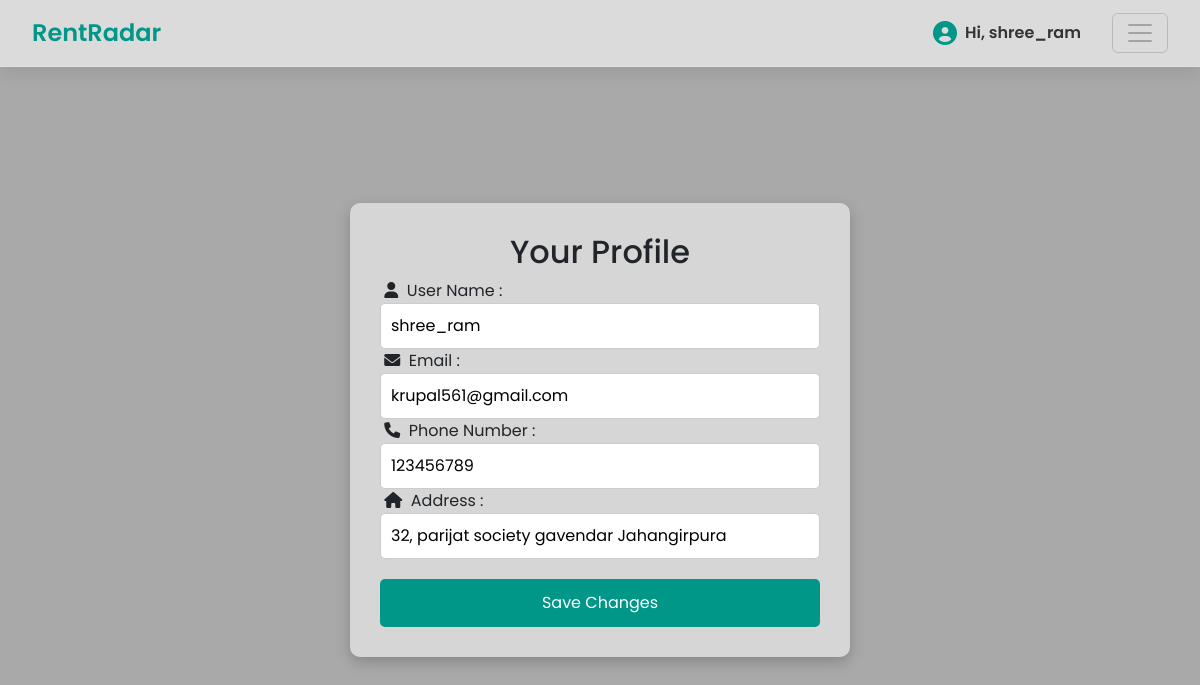
The app's page /owner_profile.php (signed in) with its own data.
### tables this page shows
CREATE TABLE `tbl_owners` (
  `owner_id` int(11) NOT NULL,
  `owner_name` varchar(30) NOT NULL,
  `email` varchar(50) NOT NULL,
  `phone` int(10) NOT NULL,
  `addresh` varchar(50) NOT NULL,
  `password` varchar(50) NOT NULL,
  `uploads` varchar(100) NOT NULL,
  `status` int(2) NOT NULL,
  `verification` int(5) NOT NULL
);

### owner_profile.php (the view, shortened to what this page needs)
<?php
include("connect.php");
if (isset($_SESSION['owner_id'])) {
    $own_id = $_SESSION['owner_id'];
    $sel = "SELECT * FROM tbl_owners WHERE owner_id=$own_id";
    $res = mysqli_query($connect, $sel);
    $data = mysqli_fetch_assoc($res);
}
?>
<!DOCTYPE html>
<html lang="en">
<head>
</head>
<body style="background-color: darkgray;">
    <?php include("owner_nav.php"); ?>
    <div class="form-container">
        <h2>Your Profile</h2>
        <form action="" method="POST" id="productForm" enctype="multipart/form-data">
            <div class="input-container">
                &nbsp<i class="fas fa-user"> </i> &nbspUser Name :
                <input type="text" id="username" name="username" placeholder="UserName" value="<?php echo $data['owner_name'] ?>" required>
            </div>
            <div class="input-container">
                &nbsp<i class="fas fa-envelope"></i> &nbspEmail :
                <input type="email" id="email" name="email" placeholder="Email" value="<?php echo $data['email'] ?>" required>
            </div>
            <div class="input-container">
                &nbsp<i class="fas fa-phone"></i> &nbspPhone Number :
                <input type="number" id="number" name="numberr" placeholder="Phone Number" value="<?php echo $data['phone'] ?>" required>
            </div>
            <div class="input-container">
                &nbsp<i class="fas fa-home"></i> &nbspAddress :
                <input type="text" id="address" name="address" placeholder="Address" value="<?php echo $data['addresh'] ?>" required>
            </div>
            <button type="submit" name="btnadd" id="saveBtn" disabled>Save Changes</button>
        </form>
    </div>
</body>
</html>

### owner_profile.php (style rules this page uses)
* { margin: 0; padding: 0; box-sizing: border-box; font-family: 'Poppins', sans-serif; }
body { padding-top: 5%; background-color: black; display: flex; justify-content: center; align-items: center; height: 100vh; }
.form-container { background-color: #ffffff87; padding: 30px; border-radius: 10px; box-shadow: 0 5px 15px rgba(0, 0, 0, 0.2); max-width: 500px; width: 100%; animation: fadeIn 1s ease-in-out; margin-top: 0px; }
h2 { text-align: center; margin-bottom: 20px; color: #333; }
input, textarea, select { width: 100%; padding: 10px; margin-bottom: 15px; border-radius: 5px; border: 1px solid #ccc; transition: border-color 0.3s; }
.form-container button { width: 100%; padding: 12px; background-color: #009688; color: #fff; border: none; border-radius: 5px; font-size: 16px; cursor: pointer; transition: background-color 0.3s; margin-top: 20px; }

### owner_nav.php (style rules this page uses)
body, .navbar, .offcanvas-header, .offcanvas-body { font-family: 'Poppins', sans-serif; }

### records on screen
tbl_owners: username "shree_ram", email "krupal561@gmail.com", numberr "123456789", address "32, parijat society gavendar Jahangirpura"

### other values on screen
$_SESSION['owner_name'] "shree_ram"
